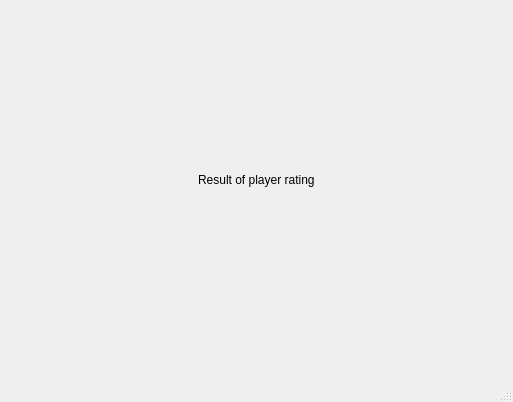
<?xml version="1.0" encoding="UTF-8"?>
<ui version="4.0">
 <class>Ranking</class>
 <widget class="QMainWindow" name="Ranking">
  <property name="geometry">
   <rect>
    <x>0</x>
    <y>0</y>
    <width>513</width>
    <height>402</height>
   </rect>
  </property>
  <property name="windowTitle">
   <string>MainWindow</string>
  </property>
  <widget class="QWidget" name="centralwidget">
   <layout class="QGridLayout" name="gridLayout_2">
    <item row="0" column="0">
     <layout class="QGridLayout" name="gridLayout" rowstretch="1,0,1" columnstretch="3,2,3">
      <property name="leftMargin">
       <number>9</number>
      </property>
      <property name="topMargin">
       <number>9</number>
      </property>
      <property name="rightMargin">
       <number>9</number>
      </property>
      <property name="bottomMargin">
       <number>9</number>
      </property>
      <item row="1" column="2">
       <spacer name="horizontalSpacer_2">
        <property name="orientation">
         <enum>Qt::Horizontal</enum>
        </property>
        <property name="sizeHint" stdset="0">
         <size>
          <width>40</width>
          <height>20</height>
         </size>
        </property>
       </spacer>
      </item>
      <item row="0" column="0" colspan="3">
       <spacer name="verticalSpacer">
        <property name="orientation">
         <enum>Qt::Vertical</enum>
        </property>
        <property name="sizeHint" stdset="0">
         <size>
          <width>20</width>
          <height>40</height>
         </size>
        </property>
       </spacer>
      </item>
      <item row="1" column="0">
       <spacer name="horizontalSpacer">
        <property name="orientation">
         <enum>Qt::Horizontal</enum>
        </property>
        <property name="sizeHint" stdset="0">
         <size>
          <width>40</width>
          <height>20</height>
         </size>
        </property>
       </spacer>
      </item>
      <item row="1" column="1">
       <widget class="QWidget" name="rankingwidget" native="true">
        <layout class="QGridLayout" name="gridLayout_4">
         <property name="leftMargin">
          <number>30</number>
         </property>
         <property name="topMargin">
          <number>30</number>
         </property>
         <property name="rightMargin">
          <number>30</number>
         </property>
         <property name="bottomMargin">
          <number>30</number>
         </property>
         <item row="0" column="0">
          <layout class="QGridLayout" name="rankinggridLayout" columnstretch="0,1,0">
           <item row="1" column="0">
            <widget class="QLabel" name="rankingPlayerslabel">
             <property name="text">
              <string/>
             </property>
            </widget>
           </item>
           <item row="1" column="1">
            <widget class="QLabel" name="usernamePlayerslabel">
             <property name="text">
              <string/>
             </property>
            </widget>
           </item>
           <item row="1" column="2">
            <widget class="QLabel" name="coinsPlayerslabel">
             <property name="text">
              <string/>
             </property>
            </widget>
           </item>
           <item row="0" column="0" colspan="3">
            <widget class="QLabel" name="titleRankinglabel">
             <property name="text">
              <string>Result of player rating</string>
             </property>
            </widget>
           </item>
          </layout>
         </item>
        </layout>
       </widget>
      </item>
      <item row="2" column="0" colspan="3">
       <spacer name="verticalSpacer_2">
        <property name="orientation">
         <enum>Qt::Vertical</enum>
        </property>
        <property name="sizeHint" stdset="0">
         <size>
          <width>20</width>
          <height>40</height>
         </size>
        </property>
       </spacer>
      </item>
     </layout>
    </item>
   </layout>
  </widget>
  <widget class="QMenuBar" name="menubar">
   <property name="geometry">
    <rect>
     <x>0</x>
     <y>0</y>
     <width>513</width>
     <height>25</height>
    </rect>
   </property>
  </widget>
  <widget class="QStatusBar" name="statusbar"/>
 </widget>
 <resources/>
 <connections/>
</ui>
